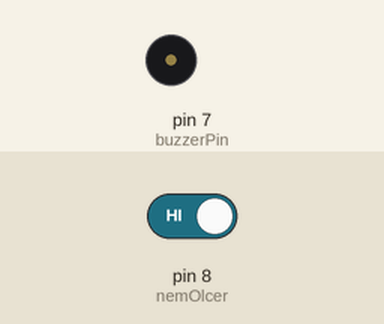
This sketch was run on a simulated Arduino Uno, built with avr-gcc and run on an emulated ATmega328P. Shown: buzzer (waves = sounding). The test bench sets the inputs (shaded band); at power-on: pin 8 (nemOlcer) HIGH. What the sketch prints to the serial monitor is not drawn.

Above: at 1.2 s.
1.3 s: pin 8 (nemOlcer) driven LOW
At 2.2 s:
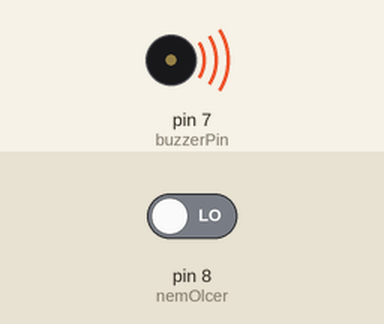
2.8 s: pin 8 (nemOlcer) driven HIGH
At 3.4 s:
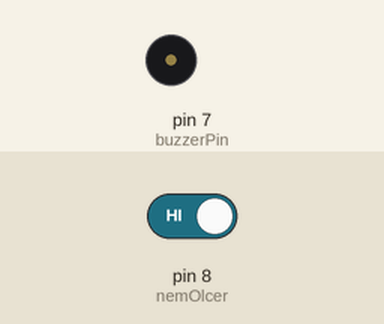
Timing chart, 0 to 5.8 s (numbered marks = the images above; inputs shaded):
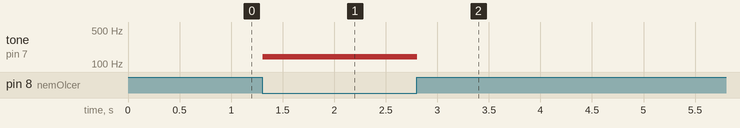

Measured:
- after the input at 1.3 s, tone on pin 7 (buzzerPin): silent → 140 Hz at once
- after the input at 2.8 s, tone on pin 7 (buzzerPin): 140 Hz → silent at once

The sketch:

nem_olcer.ino
```cpp
int buzzerPin = 7;
int nemOlcer = 8;
int veri;

void setup() {
  pinMode(buzzerPin, OUTPUT);
  pinMode(nemOlcer, INPUT);
  Serial.begin(9600);
}

void loop() {
  veri = digitalRead(nemOlcer);
  Serial.println(veri);
  if(!veri) {
    tone(buzzerPin, 140);
    digitalWrite(buzzerPin, HIGH);
  }

  else {
     noTone(buzzerPin);
     digitalWrite(buzzerPin, LOW);
  }


}
```
